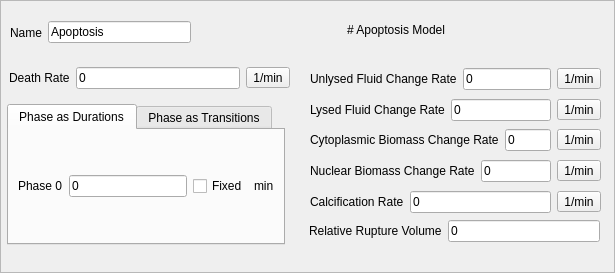
           <widget class="QFrame" name="DEATHAframe">
            <property name="minimumSize">
             <size>
              <width>615</width>
              <height>273</height>
             </size>
            </property>
            <property name="frameShape">
             <enum>QFrame::StyledPanel</enum>
            </property>
            <property name="frameShadow">
             <enum>QFrame::Raised</enum>
            </property>
            <widget class="QWidget" name="layoutWidget_48">
             <property name="geometry">
              <rect>
               <x>310</x>
               <y>190</y>
               <width>291</width>
               <height>24</height>
              </rect>
             </property>
             <layout class="QHBoxLayout" name="DEATHACalcificationLayout">
              <item>
               <widget class="QLabel" name="DEATHAcalcificationRateLabel">
                <property name="styleSheet">
                 <string notr="true">font: 8pt &quot;MS Shell Dlg 2&quot;;</string>
                </property>
                <property name="text">
                 <string>Calcification Rate</string>
                </property>
               </widget>
              </item>
              <item>
               <widget class="QLineEdit" name="DEATHAcalcificationRate">
                <property name="text">
                 <string>0</string>
                </property>
               </widget>
              </item>
              <item>
               <widget class="QToolButton" name="DEATHAcalcificationRateUnits">
                <property name="text">
                 <string>1/min</string>
                </property>
               </widget>
              </item>
             </layout>
            </widget>
            <widget class="QWidget" name="layoutWidget_42">
             <property name="geometry">
              <rect>
               <x>309</x>
               <y>219</y>
               <width>291</width>
               <height>24</height>
              </rect>
             </property>
             <layout class="QHBoxLayout" name="DEATHARelativeRuptureVolumeLayout">
              <item>
               <widget class="QLabel" name="DEATHArelativeRuptureVolumeLabel">
                <property name="styleSheet">
                 <string notr="true">font: 8pt &quot;MS Shell Dlg 2&quot;;</string>
                </property>
                <property name="text">
                 <string>Relative Rupture Volume</string>
                </property>
               </widget>
              </item>
              <item>
               <widget class="QLineEdit" name="DEATHArelativeRuptureVolume">
                <property name="text">
                 <string>0</string>
                </property>
               </widget>
              </item>
             </layout>
            </widget>
            <widget class="QWidget" name="layoutWidget_43">
             <property name="geometry">
              <rect>
               <x>9</x>
               <y>66</y>
               <width>281</width>
               <height>24</height>
              </rect>
             </property>
             <layout class="QHBoxLayout" name="DEATHADeathRateLayout">
              <item>
               <widget class="QLabel" name="DEATHAdeathRateLabel">
                <property name="styleSheet">
                 <string notr="true">font: 8pt &quot;MS Shell Dlg 2&quot;;</string>
                </property>
                <property name="text">
                 <string>Death Rate</string>
                </property>
               </widget>
              </item>
              <item>
               <widget class="QLineEdit" name="DEATHAdeathRateField">
                <property name="text">
                 <string>0</string>
                </property>
               </widget>
              </item>
              <item>
               <widget class="QToolButton" name="DEATHAdeathRateUnits">
                <property name="text">
                 <string>1/min</string>
                </property>
               </widget>
              </item>
             </layout>
            </widget>
            <widget class="QTabWidget" name="deathA_phase_tab_widget">
             <property name="geometry">
              <rect>
               <x>7</x>
               <y>104</y>
               <width>278</width>
               <height>141</height>
              </rect>
             </property>
             <property name="sizePolicy">
              <sizepolicy hsizetype="Expanding" vsizetype="Ignored">
               <horstretch>0</horstretch>
               <verstretch>0</verstretch>
              </sizepolicy>
             </property>
             <property name="tabShape">
              <enum>QTabWidget::Rounded</enum>
             </property>
             <property name="currentIndex">
              <number>0</number>
             </property>
             <widget class="QWidget" name="deathA_phase_duration_tab">
              <attribute name="title">
               <string>Phase as Durations</string>
              </attribute>
              <layout class="QGridLayout" name="gridLayout">
               <item row="0" column="2">
                <widget class="QLineEdit" name="DEATHAphase0Duration">
                 <property name="text">
                  <string>0</string>
                 </property>
                </widget>
               </item>
               <item row="0" column="0">
                <widget class="QLabel" name="DEATHAphase0DurationLabel">
                 <property name="text">
                  <string>Phase 0</string>
                 </property>
                </widget>
               </item>
               <item row="0" column="3">
                <widget class="QCheckBox" name="DEATHAphase0DurationCheckBox">
                 <property name="text">
                  <string>Fixed</string>
                 </property>
                </widget>
               </item>
               <item row="0" column="4">
                <widget class="QLabel" name="DEATHAphase0DurationUnits">
                 <property name="text">
                  <string>min</string>
                 </property>
                </widget>
               </item>
              </layout>
             </widget>
             <widget class="QWidget" name="deathA_phase_transition_tab">
              <attribute name="title">
               <string>Phase as Transitions</string>
              </attribute>
              <layout class="QGridLayout" name="gridLayout_2">
               <item row="0" column="0">
                <widget class="QLabel" name="DEATHAphase0TransitionLabel">
                 <property name="text">
                  <string>Phase 0 -&gt; 1</string>
                 </property>
                </widget>
               </item>
               <item row="0" column="1">
                <widget class="QLineEdit" name="DEATHAphase0Transition"/>
               </item>
               <item row="0" column="2">
                <widget class="QCheckBox" name="DEATHAphase0TransitionCheckBox">
                 <property name="text">
                  <string>Fixed</string>
                 </property>
                </widget>
               </item>
               <item row="0" column="3">
                <widget class="QLabel" name="DEATHAphase0TransitionUnits">
                 <property name="text">
                  <string>1/min</string>
                 </property>
                </widget>
               </item>
              </layout>
             </widget>
            </widget>
            <widget class="QWidget" name="layoutWidget_44">
             <property name="geometry">
              <rect>
               <x>310</x>
               <y>67</y>
               <width>291</width>
               <height>24</height>
              </rect>
             </property>
             <layout class="QHBoxLayout" name="DEATHAUnlysedFluidChangeRateLayout">
              <item>
               <widget class="QLabel" name="DEATHAunlysedFluidChangeRateLabel">
                <property name="styleSheet">
                 <string notr="true">font: 8pt &quot;MS Shell Dlg 2&quot;;</string>
                </property>
                <property name="text">
                 <string>Unlysed Fluid Change Rate</string>
                </property>
               </widget>
              </item>
              <item>
               <widget class="QLineEdit" name="DEATHAunlysedFluidChangeRate">
                <property name="text">
                 <string>0</string>
                </property>
               </widget>
              </item>
              <item>
               <widget class="QToolButton" name="DEATHAunlysedFluidChangeRateUnits">
                <property name="text">
                 <string>1/min</string>
                </property>
               </widget>
              </item>
             </layout>
            </widget>
            <widget class="QWidget" name="layoutWidget_47">
             <property name="geometry">
              <rect>
               <x>310</x>
               <y>159</y>
               <width>291</width>
               <height>24</height>
              </rect>
             </property>
             <layout class="QHBoxLayout" name="DEATHANuclearBiomassChangeRateLayout">
              <item>
               <widget class="QLabel" name="DEATHAnuclearBiomassChangeRateLabel">
                <property name="styleSheet">
                 <string notr="true">font: 8pt &quot;MS Shell Dlg 2&quot;;</string>
                </property>
                <property name="text">
                 <string>Nuclear Biomass Change Rate</string>
                </property>
               </widget>
              </item>
              <item>
               <widget class="QLineEdit" name="DEATHAnuclearBiomassChangeRate">
                <property name="text">
                 <string>0</string>
                </property>
               </widget>
              </item>
              <item>
               <widget class="QToolButton" name="DEATHAnuclearBiomassChangeRateUnits">
                <property name="text">
                 <string>1/min</string>
                </property>
               </widget>
              </item>
             </layout>
            </widget>
            <widget class="QWidget" name="layoutWidget_45">
             <property name="geometry">
              <rect>
               <x>310</x>
               <y>98</y>
               <width>291</width>
               <height>24</height>
              </rect>
             </property>
             <layout class="QHBoxLayout" name="DEATHALysedFluidChangeRateLayout">
              <item>
               <widget class="QLabel" name="DEATHAlysedFluidChangeRateLabel">
                <property name="styleSheet">
                 <string notr="true">font: 8pt &quot;MS Shell Dlg 2&quot;;</string>
                </property>
                <property name="text">
                 <string>Lysed Fluid Change Rate</string>
                </property>
               </widget>
              </item>
              <item>
               <widget class="QLineEdit" name="DEATHAlysedFluidChangeRate">
                <property name="text">
                 <string>0</string>
                </property>
               </widget>
              </item>
              <item>
               <widget class="QToolButton" name="DEATHAlysedFluidChangeRateUnits">
                <property name="text">
                 <string>1/min</string>
                </property>
               </widget>
              </item>
             </layout>
            </widget>
            <widget class="QLabel" name="DEATHapoptosisLabel">
             <property name="geometry">
              <rect>
               <x>347</x>
               <y>14</y>
               <width>191</width>
               <height>31</height>
              </rect>
             </property>
             <property name="text">
              <string># Apoptosis Model</string>
             </property>
             <property name="textFormat">
              <enum>Qt::MarkdownText</enum>
             </property>
            </widget>
            <widget class="QWidget" name="layoutWidget_46">
             <property name="geometry">
              <rect>
               <x>310</x>
               <y>128</y>
               <width>291</width>
               <height>24</height>
              </rect>
             </property>
             <layout class="QHBoxLayout" name="DEATHACytoplasmicBiomassChangeRateLayout">
              <item>
               <widget class="QLabel" name="DEATHAcytoplasmicBiomassChangeRateLabel">
                <property name="styleSheet">
                 <string notr="true">font: 8pt &quot;MS Shell Dlg 2&quot;;</string>
                </property>
                <property name="text">
                 <string>Cytoplasmic Biomass Change Rate</string>
                </property>
               </widget>
              </item>
              <item>
               <widget class="QLineEdit" name="DEATHAcytoplasmicBiomassChangeRate">
                <property name="text">
                 <string>0</string>
                </property>
               </widget>
              </item>
              <item>
               <widget class="QToolButton" name="DEATHAcytoplasmicBiomassChangeRateUnits">
                <property name="text">
                 <string>1/min</string>
                </property>
               </widget>
              </item>
             </layout>
            </widget>
            <widget class="QWidget" name="layoutWidget_71">
             <property name="geometry">
              <rect>
               <x>10</x>
               <y>20</y>
               <width>181</width>
               <height>25</height>
              </rect>
             </property>
             <layout class="QHBoxLayout" name="DEATHANameLayout">
              <item>
               <widget class="QLabel" name="DEATHAnameLabel">
                <property name="styleSheet">
                 <string notr="true">font: 8pt &quot;MS Shell Dlg 2&quot;;</string>
                </property>
                <property name="text">
                 <string>Name</string>
                </property>
               </widget>
              </item>
              <item>
               <widget class="QLineEdit" name="DEATHAname">
                <property name="text">
                 <string>Apoptosis</string>
                </property>
               </widget>
              </item>
             </layout>
            </widget>
           </widget>
